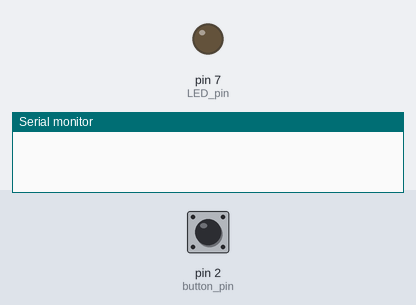
This sketch was run on a simulated Arduino Uno, built with avr-gcc and run on an emulated ATmega328P. Parts: output pins drawn as LEDs (lit = HIGH), the last lines printed to the serial monitor. The inputs (shaded band) are chosen by the test bench; at power-on: pin 2 (button_pin) LOW.

Above: at 1.2 s.
1.3 s: pin 2 (button_pin) pulled HIGH for 0.15 s
At 2.5 s:
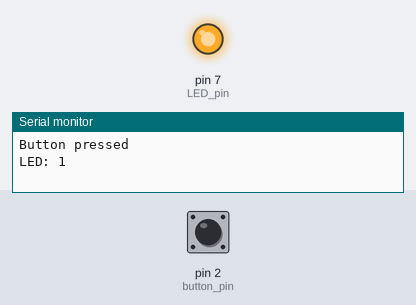
2.9 s: pin 2 (button_pin) pulled HIGH for 1 s
At 3.8 s:
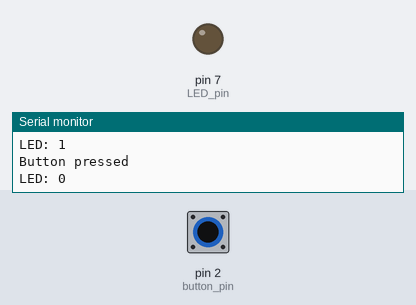
5.4 s: pin 2 (button_pin) pulled HIGH for 3.2 s
At 5.7 s:
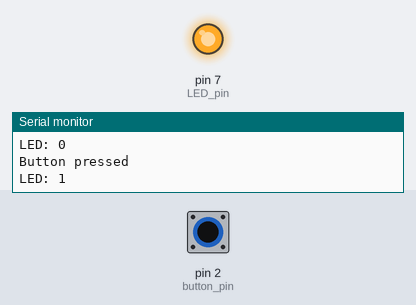
Timing chart, 0 to 8.4 s (numbered marks = the images above; inputs shaded):
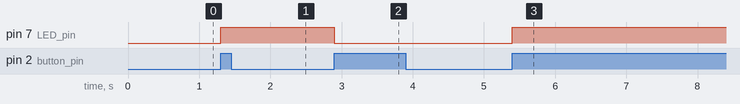

Measured:
- after the input at 1.3 s, pin 7 (LED_pin): LOW → HIGH at once
- after the input at 2.9 s, pin 7 (LED_pin): HIGH → LOW at once
- after the input at 5.4 s, pin 7 (LED_pin): LOW → HIGH at once

The sketch:

sit315_m1_t2p1.ino
```cpp
// C++ code

// set up the pins to be used
const int button_pin = 2;
const int LED_pin = 7;

// set up global distance variable
int LED = 0;
int button = 0;

// function to output data to serial
void output(int LED)
{
  // output the switch status
  Serial.println("Button pressed");
  // output the status of LED
  Serial.print("LED: ");
  Serial.println(LED);
  Serial.println();
}

// setup function ran before anything else
void setup()
{
  // start the serial
  Serial.begin(9600);
  // set the pot pin to an input
  pinMode(button_pin, INPUT);
  // set LED pins to outputs
  pinMode(LED_pin, OUTPUT);

  attachInterrupt(digitalPinToInterrupt(button_pin), button_ISR, RISING);
}

// main loop
void loop()
{
  delay(5000);
  // doign work
}

void button_ISR()
{
  LED = not LED;
  digitalWrite(LED_pin, LED);
  output(LED);
}
```
